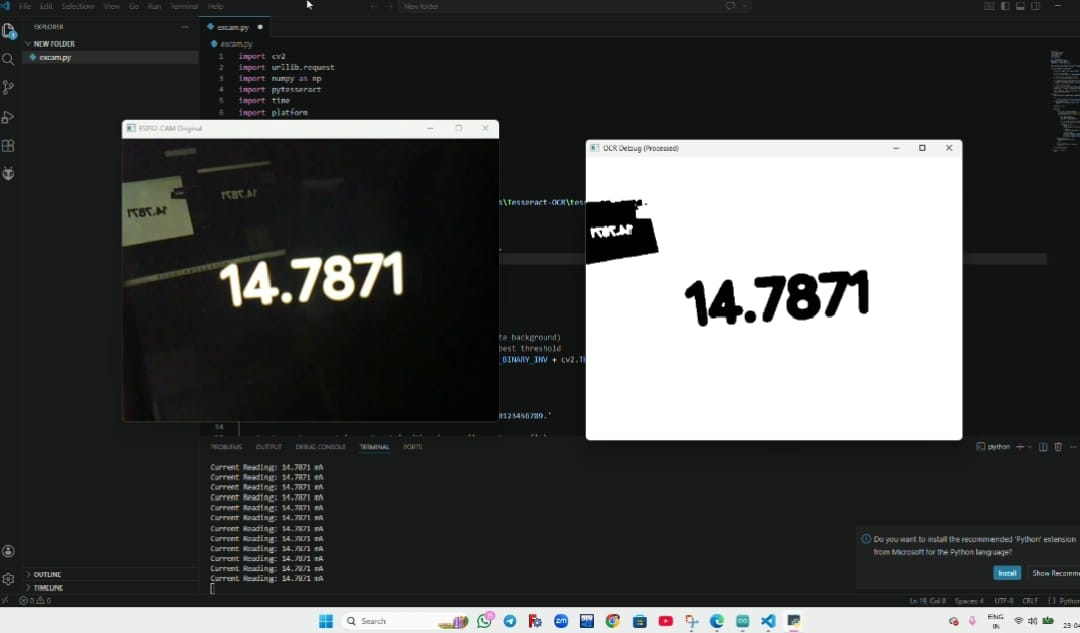
#> input picture assets/image_extraction.jpeg, 1080 x 633 px
$ python -i extract.py   (imports and definitions only)
#> lines starting #> are read from the running program, lines starting #| are printed output that depends on the picture; after the words box and inside, x2 and y2 are one past the last pixel; in counts of white or black regions, pixels touching at a corner belong together
#> further down, picture is the input picture: shape (633, 1080, 3); mean B, G, R 70.7, 72.1, 70.5
import cv2
import urllib.request
import numpy as np
import pytesseract
import time
import platform

# --- CONFIGURATION ---
# 1. Update with your ESP32 IP
ESP32_IP = "****"
STREAM_URL = f"http://{ESP32_IP}/"

# 2. Tesseract Path (Updated for your MacBook Air)
pytesseract.pytesseract.tesseract_cmd = r'C:\Program Files\Tesseract-OCR\tesseract.exe'

def extract_digital_reading(frame):
    """
    Processes the image to make digital segments readable.
    """
    # 1. Convert to Grayscale
    gray = cv2.cvtColor(frame, cv2.COLOR_BGR2GRAY)

    # 2. Gaussian Blur to reduce sensor noise
    blurred = cv2.GaussianBlur(gray, (5, 5), 0)

    # 3. Thresholding (Inverting to get Black text on White background)
    # Using Otsu's method to automatically calculate the best threshold
    _, thresh = cv2.threshold(blurred, 0, 255, cv2.THRESH_BINARY_INV + cv2.THRESH_OTSU)
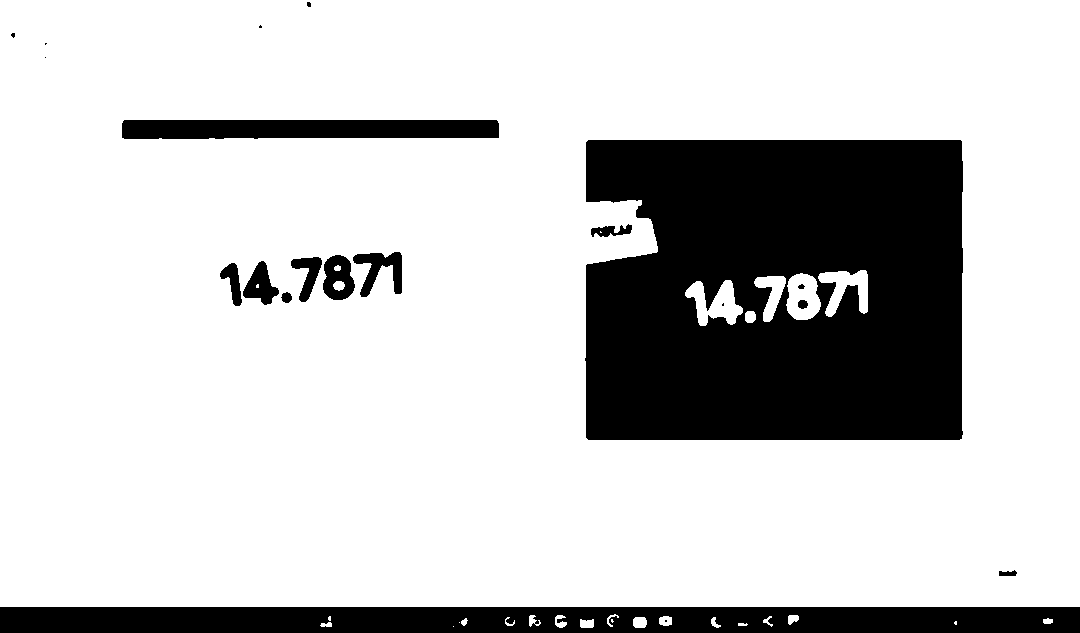
#> thresh: shape (633, 1080); 79.1% white; 20 black regions (7 under 20 px), largest, box (x1, y1, x2, y2) and area: (585, 140, 963, 440) 104436, (0, 607, 1080, 633) 27092, (122, 120, 499, 139) 6873

    # 4. Tesseract Configuration
    # --psm 7: Treat the image as a single line of text
    # whitelist: Only look for numbers and decimal points
    custom_config = r'--psm 7 -c tessedit_char_whitelist=0123456789.'

#> (the run stopped early here; a loop or call above may not have finished)
